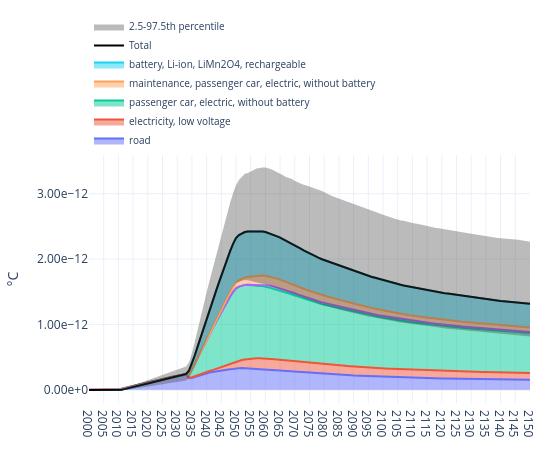

Source (notebook cell):
### Code cell
plot_temp(
    trails,
    by="root activity",
    title="Temperature change by root activity",
    method_label="°C",
    year_range=(2000, 2150),
)

### Figure 1 — Plotly figure (JSON) as saved in the notebook; plotly's stock layout.template omitted (floating-point values rounded to 4 significant figures; data arrays with more than 128 entries replaced by an {"elided": "..."} marker saying what was removed)
{"data": [{"hovertemplate": "<b>%{meta}</b><br>Year: %{x}<br>°C: %{y:.6g}<extra></extra>", "meta": "road", "mode": "lines", "name": "road", "showlegend": true, "stackgroup": "one", "type": "scatter", "x": {"elided": "151 int values"}, "y": {"elided": "151 float values"}}, {"hovertemplate": "<b>%{meta}</b><br>Year: %{x}<br>°C: %{y:.6g}<extra></extra>", "meta": "electricity, low voltage", "mode": "lines", "name": "electricity, low voltage", "showlegend": true, "stackgroup": "one", "type": "scatter", "x": {"elided": "151 int values"}, "y": {"elided": "151 float values"}}, {"hovertemplate": "<b>%{meta}</b><br>Year: %{x}<br>°C: %{y:.6g}<extra></extra>", "meta": "passenger car, electric, without battery", "mode": "lines", "name": "passenger car, electric, without battery", "showlegend": true, "stackgroup": "one", "type": "scatter", "x": {"elided": "151 int values"}, "y": {"elided": "151 float values"}}, {"hoverinfo": "skip", "meta": "used Li-ion battery", "mode": "lines", "name": "used Li-ion battery", "showlegend": false, "stackgroup": "one", "type": "scatter", "x": {"elided": "151 int values"}, "y": {"elided": "151 float values"}}, {"hovertemplate": "<b>%{meta}</b><br>Year: %{x}<br>°C: %{y:.6g}<extra></extra>", "meta": "maintenance, passenger car, electric, without<br>battery", "mode": "lines", "name": "maintenance, passenger car, electric, without battery", "showlegend": true, "stackgroup": "one", "type": "scatter", "x": {"elided": "151 int values"}, "y": {"elided": "151 float values"}}, {"hovertemplate": "<b>%{meta}</b><br>Year: %{x}<br>°C: %{y:.6g}<extra></extra>", "meta": "battery, Li-ion, LiMn2O4, rechargeable", "mode": "lines", "name": "battery, Li-ion, LiMn2O4, rechargeable", "showlegend": true, "stackgroup": "one", "type": "scatter", "x": {"elided": "151 int values"}, "y": {"elided": "151 float values"}}, {"hovertemplate": "<b>Total</b><br>Year: %{x}<br>Total temperature change: %{y:.6g}<extra></extra>", "line": {"color": "black", "width": 2}, "mode": "lines", "name": "Total", "showlegend": true, "type": "scatter", "x": {"elided": "151 int values"}, "y": {"elided": "151 float values"}, "yaxis": "y"}, {"hoverinfo": "skip", "line": {"width": 0}, "mode": "lines", "showlegend": false, "type": "scatter", "x": {"elided": "151 int values"}, "y": {"elided": "151 float values"}, "yaxis": "y"}, {"fill": "tonexty", "fillcolor": "rgba(60,60,60,0.35)", "line": {"width": 0}, "mode": "lines", "name": "2.5-97.5th percentile", "type": "scatter", "x": {"elided": "151 int values"}, "y": {"elided": "151 float values"}, "yaxis": "y"}], "layout": {"annotations": [{"showarrow": false, "text": "Temperature change by root activity", "x": 0.5, "xanchor": "center", "xref": "paper", "y": -0.2, "yanchor": "top", "yref": "paper"}], "height": 450, "hoverlabel": {"align": "left", "font": {"size": 11}}, "hovermode": "x unified", "legend": {"entrywidth": 260, "entrywidthmode": "pixels", "font": {"size": 10}, "orientation": "h", "x": 0, "xanchor": "left", "y": 1, "yanchor": "bottom"}, "margin": {"b": 40, "l": 60, "r": 20, "t": 119}, "title": {"text": "", "x": 0.5, "xanchor": "center"}, "width": 550, "xaxis": {"dtick": 5, "range": [2000, 2150], "showgrid": true, "tick0": 2000, "tickmode": "linear"}, "yaxis": {"showgrid": true, "tickformat": ".2e", "title": {"text": "°C"}, "type": "linear"}}}
